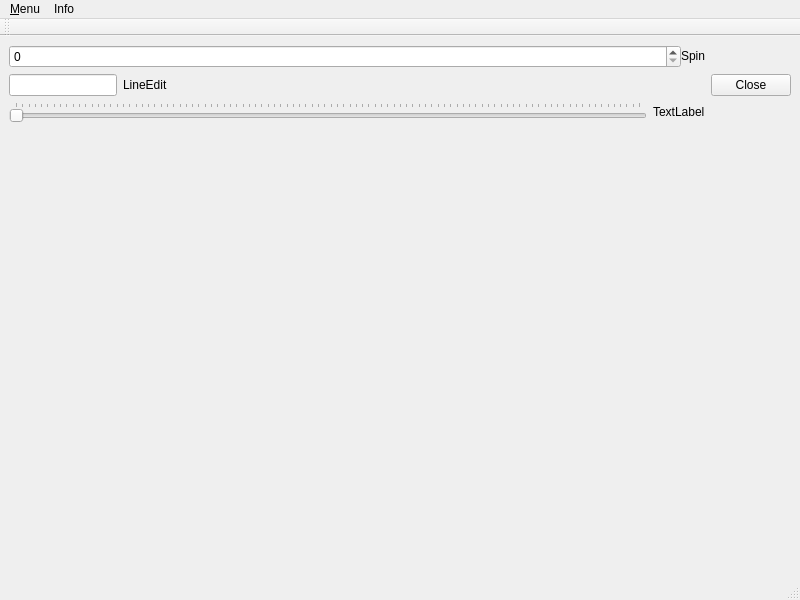
<?xml version="1.0" encoding="UTF-8"?>
<ui version="4.0">
 <class>MainWindow</class>
 <widget class="QMainWindow" name="MainWindow">
  <property name="geometry">
   <rect>
    <x>0</x>
    <y>0</y>
    <width>800</width>
    <height>600</height>
   </rect>
  </property>
  <property name="sizePolicy">
   <sizepolicy hsizetype="Minimum" vsizetype="Minimum">
    <horstretch>0</horstretch>
    <verstretch>0</verstretch>
   </sizepolicy>
  </property>
  <property name="minimumSize">
   <size>
    <width>800</width>
    <height>600</height>
   </size>
  </property>
  <property name="windowTitle">
   <string>MainWindow</string>
  </property>
  <property name="windowIcon">
   <iconset resource="Res.qrc">
    <normaloff>:/img/Burger_148.png</normaloff>:/img/Burger_148.png</iconset>
  </property>
  <widget class="QWidget" name="centralwidget">
   <property name="sizePolicy">
    <sizepolicy hsizetype="Fixed" vsizetype="Fixed">
     <horstretch>0</horstretch>
     <verstretch>0</verstretch>
    </sizepolicy>
   </property>
   <layout class="QGridLayout" name="gridLayout">
    <property name="sizeConstraint">
     <enum>QLayout::SetMinimumSize</enum>
    </property>
    <item row="1" column="1">
     <widget class="QPushButton" name="closeButton">
      <property name="text">
       <string>Close</string>
      </property>
     </widget>
    </item>
    <item row="1" column="0">
     <layout class="QHBoxLayout" name="horizontalLayout_3">
      <item>
       <widget class="QLineEdit" name="lineEdit">
        <property name="sizePolicy">
         <sizepolicy hsizetype="Fixed" vsizetype="Fixed">
          <horstretch>0</horstretch>
          <verstretch>0</verstretch>
         </sizepolicy>
        </property>
       </widget>
      </item>
      <item>
       <widget class="QLabel" name="label">
        <property name="text">
         <string>LineEdit</string>
        </property>
       </widget>
      </item>
     </layout>
    </item>
    <item row="2" column="0">
     <layout class="QHBoxLayout" name="horizontalLayout">
      <item>
       <widget class="QSlider" name="horizontalSlider">
        <property name="orientation">
         <enum>Qt::Horizontal</enum>
        </property>
        <property name="tickPosition">
         <enum>QSlider::TicksAbove</enum>
        </property>
        <property name="tickInterval">
         <number>0</number>
        </property>
       </widget>
      </item>
      <item>
       <widget class="QLabel" name="label_3">
        <property name="sizePolicy">
         <sizepolicy hsizetype="Fixed" vsizetype="Fixed">
          <horstretch>0</horstretch>
          <verstretch>0</verstretch>
         </sizepolicy>
        </property>
        <property name="text">
         <string>TextLabel</string>
        </property>
       </widget>
      </item>
     </layout>
    </item>
    <item row="0" column="0">
     <layout class="QHBoxLayout" name="horizontalLayout_2">
      <property name="spacing">
       <number>0</number>
      </property>
      <property name="sizeConstraint">
       <enum>QLayout::SetDefaultConstraint</enum>
      </property>
      <item>
       <widget class="QSpinBox" name="spinBox_2">
        <property name="sizePolicy">
         <sizepolicy hsizetype="Preferred" vsizetype="Fixed">
          <horstretch>0</horstretch>
          <verstretch>0</verstretch>
         </sizepolicy>
        </property>
       </widget>
      </item>
      <item>
       <widget class="QLabel" name="label_2">
        <property name="sizePolicy">
         <sizepolicy hsizetype="Fixed" vsizetype="Fixed">
          <horstretch>0</horstretch>
          <verstretch>0</verstretch>
         </sizepolicy>
        </property>
        <property name="text">
         <string>Spin</string>
        </property>
       </widget>
      </item>
     </layout>
    </item>
    <item row="3" column="0">
     <widget class="MyPicture" name="picture" native="true"/>
    </item>
   </layout>
  </widget>
  <widget class="QMenuBar" name="menubar">
   <property name="geometry">
    <rect>
     <x>0</x>
     <y>0</y>
     <width>800</width>
     <height>21</height>
    </rect>
   </property>
   <widget class="QMenu" name="menu_Menu">
    <property name="title">
     <string>&amp;Menu</string>
    </property>
    <addaction name="actionExit"/>
   </widget>
   <widget class="QMenu" name="menuInfo">
    <property name="title">
     <string>Info</string>
    </property>
    <addaction name="separator"/>
    <addaction name="actionAbout_2"/>
   </widget>
   <addaction name="menu_Menu"/>
   <addaction name="menuInfo"/>
  </widget>
  <widget class="QStatusBar" name="statusbar">
   <property name="cursor">
    <cursorShape>ArrowCursor</cursorShape>
   </property>
  </widget>
  <widget class="QToolBar" name="toolBar">
   <property name="windowTitle">
    <string>toolBar</string>
   </property>
   <attribute name="toolBarArea">
    <enum>TopToolBarArea</enum>
   </attribute>
   <attribute name="toolBarBreak">
    <bool>false</bool>
   </attribute>
  </widget>
  <action name="actionExit">
   <property name="text">
    <string>Exit</string>
   </property>
  </action>
  <action name="actionAbout_2">
   <property name="text">
    <string>About</string>
   </property>
  </action>
 </widget>
 <customwidgets>
  <customwidget>
   <class>MyPicture</class>
   <extends>QWidget</extends>
   <header>mypicture.h</header>
   <container>1</container>
   <slots>
    <slot>repaintImage(int)</slot>
   </slots>
  </customwidget>
 </customwidgets>
 <resources>
  <include location="Res.qrc"/>
 </resources>
 <connections>
  <connection>
   <sender>horizontalSlider</sender>
   <signal>valueChanged(int)</signal>
   <receiver>spinBox_2</receiver>
   <slot>setValue(int)</slot>
   <hints>
    <hint type="sourcelabel">
     <x>339</x>
     <y>324</y>
    </hint>
    <hint type="destinationlabel">
     <x>191</x>
     <y>124</y>
    </hint>
   </hints>
  </connection>
  <connection>
   <sender>spinBox_2</sender>
   <signal>valueChanged(int)</signal>
   <receiver>horizontalSlider</receiver>
   <slot>setValue(int)</slot>
   <hints>
    <hint type="sourcelabel">
     <x>191</x>
     <y>124</y>
    </hint>
    <hint type="destinationlabel">
     <x>339</x>
     <y>324</y>
    </hint>
   </hints>
  </connection>
  <connection>
   <sender>spinBox_2</sender>
   <signal>textChanged(QString)</signal>
   <receiver>lineEdit</receiver>
   <slot>setText(QString)</slot>
   <hints>
    <hint type="sourcelabel">
     <x>191</x>
     <y>124</y>
    </hint>
    <hint type="destinationlabel">
     <x>117</x>
     <y>225</y>
    </hint>
   </hints>
  </connection>
  <connection>
   <sender>closeButton</sender>
   <signal>clicked()</signal>
   <receiver>actionExit</receiver>
   <slot>trigger()</slot>
   <hints>
    <hint type="sourcelabel">
     <x>790</x>
     <y>225</y>
    </hint>
    <hint type="destinationlabel">
     <x>399</x>
     <y>299</y>
    </hint>
   </hints>
  </connection>
  <connection>
   <sender>spinBox_2</sender>
   <signal>valueChanged(int)</signal>
   <receiver>picture</receiver>
   <slot>repaintImage(int)</slot>
   <hints>
    <hint type="sourcelabel">
     <x>344</x>
     <y>112</y>
    </hint>
    <hint type="destinationlabel">
     <x>356</x>
     <y>486</y>
    </hint>
   </hints>
  </connection>
  <connection>
   <sender>actionExit</sender>
   <signal>triggered()</signal>
   <receiver>MainWindow</receiver>
   <slot>close()</slot>
   <hints>
    <hint type="sourcelabel">
     <x>93</x>
     <y>55</y>
    </hint>
    <hint type="destinationlabel">
     <x>399</x>
     <y>299</y>
    </hint>
   </hints>
  </connection>
 </connections>
</ui>
